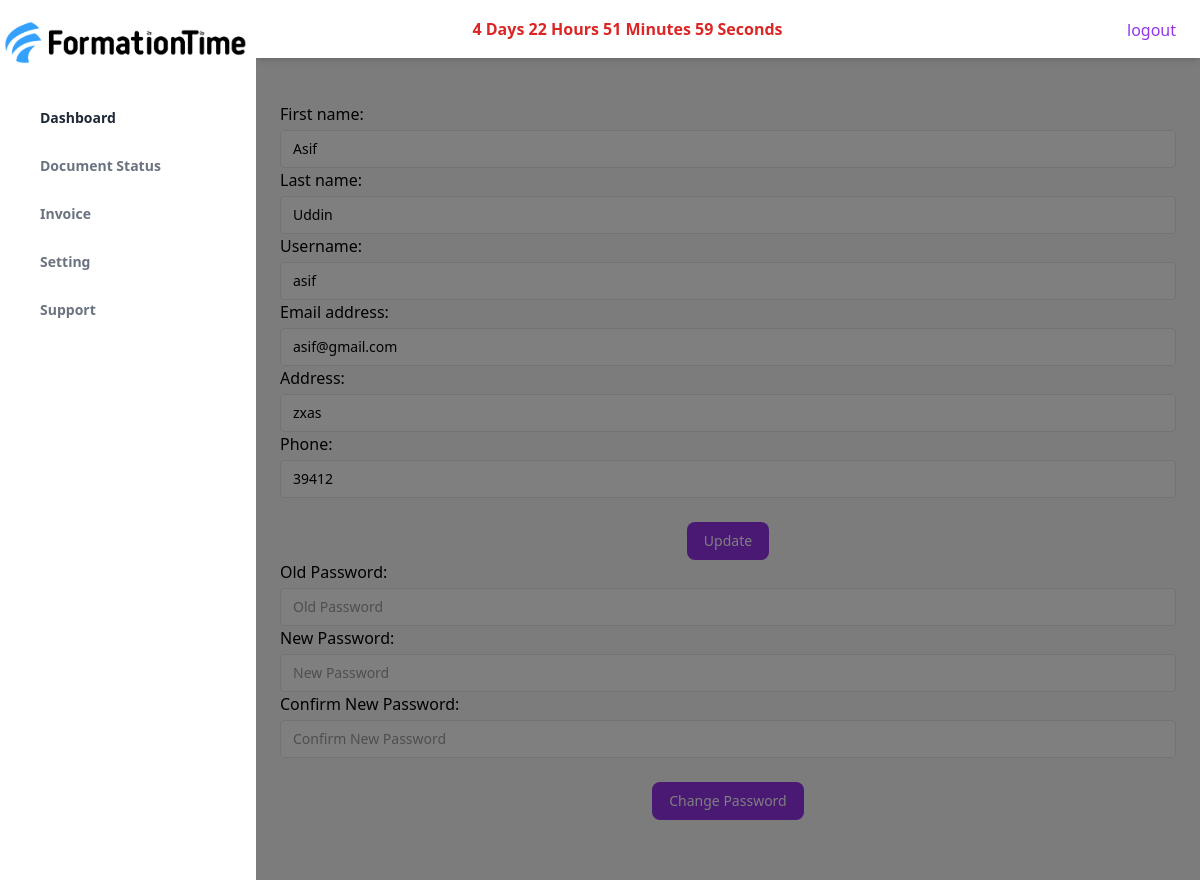
Screenshot of /profile/ (signed in) with the database file from the repository.
### account/models.py (models this page shows, shortened)
class Account(AbstractUser):
    address = models.CharField(max_length=100,blank=True,null=True)
    phone = models.IntegerField(blank=True,null=True)
    date_end = models.DateTimeField(blank=True,null=True)

### account/views.py (the view)
# urls.py: path('profile/',views.profile,name='profile'),
@login_required
def profile(request):
    user = Account.objects.get(username=request.user.username)
    if request.method == 'POST':
        form = UserProfileUpdateForm(request.POST, instance=user)
        if form.is_valid():
            old_password = form.cleaned_data.get('old_password')
            new_password1 = form.cleaned_data.get('new_password1')
            new_password2 = form.cleaned_data.get('new_password2')
            if old_password and new_password1 and new_password2:
                user.set_password(new_password1)
                user.save()
                update_session_auth_hash(request, user)  # To prevent the user from being logged out
                messages.success(request, 'Your account has been updated Successfully.')
                return redirect('profile')  # or wherever you want to redirect after changing the password
            form.save()
            return redirect('profile')  # or wherever you want to redirect after updating the profile
    else:
        form = UserProfileUpdateForm(instance=user)
    return render(request,'account/profile.html',{'user':user,'form':form})

### account/forms.py (shortened to what this page needs)
class UserProfileUpdateForm(UserChangeForm):
    old_password = forms.CharField(widget=forms.PasswordInput(), required=False, label='Old Password')
    new_password1 = forms.CharField(widget=forms.PasswordInput(), required=False, label='New Password')
    new_password2 = forms.CharField(widget=forms.PasswordInput(), required=False, label='Confirm New Password')
    class Meta:
        model = Account
        fields = ['first_name', 'last_name','username' ,'email','address','phone']
    def __init__(self, *args, **kwargs):
        super(UserProfileUpdateForm, self).__init__(*args, **kwargs)
        for field in self.fields:
            self.fields[field].widget.attrs['class'] = 'block w-full mt-1 text-sm dark:border-gray-600 dark:bg-gray-700 focus:border-purple-400 focus:outline-none focus:shadow-outline-purple dark:text-gray-300 dark:focus:shadow-outline-gray form-input'
            self.fields[field].widget.attrs[
                'placeholder'] = self.fields[field].label

### template/account/profile.html (shortened to what this page needs)
{% extends "base.html" %}
{% block content %}
<section class="my-6">
  <div class="container py-5">
    <div class="row">
      <div class="col-lg-8">
        <form method="post">
        <div class="row">
          <div class="col-md-12">
            <div class="card mb-4 mb-md-0">
              <div class="card-body">
                  <div class="row">
                      <div class="col-md-7">
                    <div>
                  <label for="id_first_name">First name:</label>
                  {{form.first_name}}
                </div>
                <div>
                  <label for="id_last_name">Last name:</label>
                  {{form.last_name}}
                </div>
                <div>
                  <label for="id_last_name">Username:</label>
                  {{form.username}}
                </div>
                <div>
                  <label for="id_email">Email address:</label>
                  {{form.email}}
                </div>
                          <div>
                  <label for="id_email">Address:</label>
                  {{form.address}}
                </div>
                          <div>
                  <label for="id_email">Phone:</label>
                  {{form.phone}}
                </div>
                          <div class="pt-2 flex justify-center ">
                              <button type="submit" class="block px-4 py-2 mt-4 text-sm font-medium leading-5 text-center text-white transition-colors duration-150 bg-purple-600 border border-transparent rounded-lg active:bg-purple-600 hover:bg-purple-700 focus:outline-none focus:shadow-outline-purple"
              >
              Update
            </button>
                </div>
               </div>
                <div class="col-md-5">
                    <div>
                  <label for="id_old_password">Old Password:</label>
                    {{form.old_password}}
                </div>
                <div>
                  <label for="id_new_password1">New Password:</label>
                    {{form.new_password1}}
                </div>
                <div>
                  <label for="id_new_password2">Confirm New Password:</label>
                    {{form.new_password2}}
                </div>
                    <div class="pt-2 flex justify-center ">
<button type="submit" class="block px-4 py-2 mt-4 text-sm font-medium leading-5 text-center text-white transition-colors duration-150 bg-purple-600 border border-transparent rounded-lg active:bg-purple-600 hover:bg-purple-700 focus:outline-none focus:shadow-outline-purple"
              >
              Change Password
            </button>
                </div>
                </div>
                  </div>
            </div>
          </div>
        </div>
      </form>
      </div>
    </div>
  </div>
</section>
{% endblock content %}

### rows the page displays
Account: first_name "Asif", last_name "Uddin", username "asif", email "asif@gmail.com", address "zxas", phone "39412"
